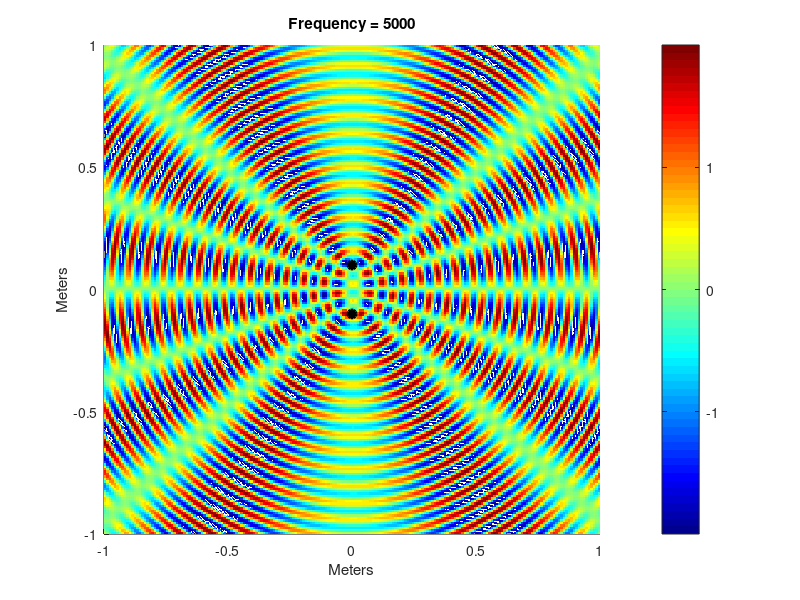

The MATLAB script that drew this image:
%% Two monopoles
clc
clear

f = 200:100:5000;    % Frequency vector
omega = 2*pi*f;      % Angular frequency 
c = 344;             % Speed of sound
lambda = c./f;       % Wavelength
rho = 1.225;         % Density of air
k = 2*pi./lambda;    % Wave number
q = .05;             % Volume Velocity
rx = -1:.01:1;       % Radius in x
ry = -1:.01:1;       % Radius in y
lx = length(rx);     % length of rx
ly = length(ry);     % length of ry
d = .1;              % Distance from origin

[X, Y] = meshgrid(rx,ry);      % Meshgrid from rx and ry
Z1 = sqrt((X).^2 + (Y-d).^2);    % Distance to point from origin
Z2 = sqrt((X).^2 + (Y+d).^2);    % Distance to point from origin


for i = 1:length(f)
    pz1 = exp(-1i*k(i).*Z1);     % First Pressure field 
    pz2 = exp(-1i*k(i).*Z2);     % Second Pressure fieldPressure
    pz = pz1 - pz2;              % If linear
    p = pz;
    surf(rx,ry,(real(p)),'edgecolor', 'none')
    hold on
    scatter3(0,0+d,2,'o','linewidth',2,'MarkerFaceColor','k','MarkerEdgeColor','k')
    scatter3(0,0-d,2,'o','linewidth',2,'MarkerFaceColor','k','MarkerEdgeColor','k')
    hold off
    colormap('jet')
    view(0,90)
    colorbar
    title(['Frequency = ', num2str(f(i))])
    pause(.001)
    xlabel('Meters'),ylabel('Meters')
end